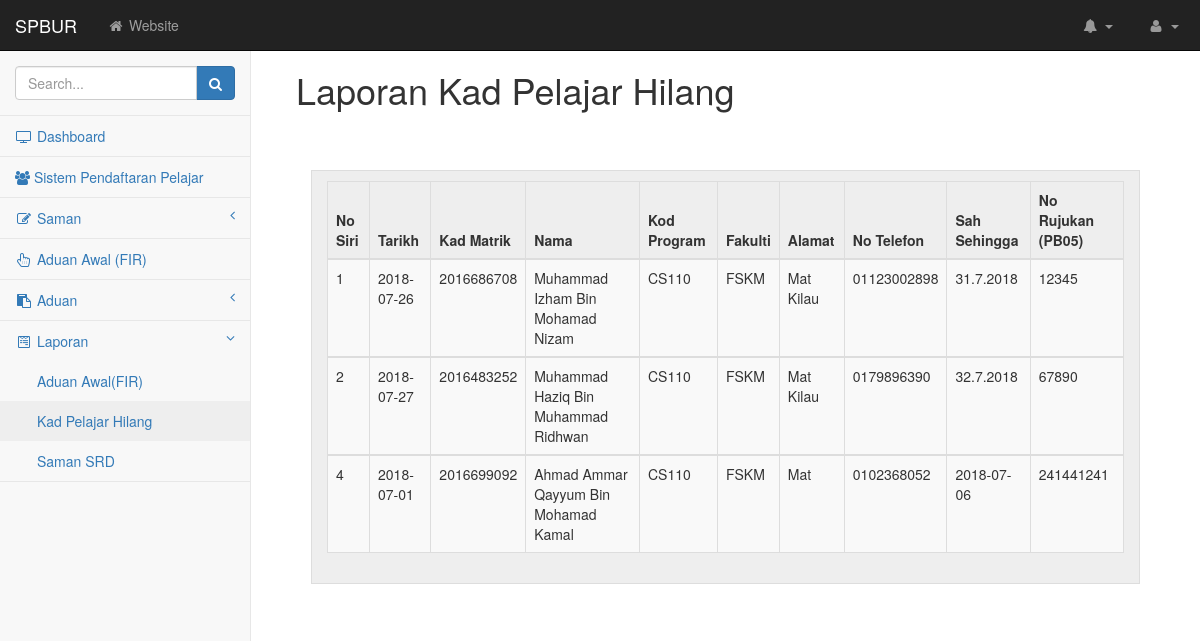
Before: /rkadpelajar.php with the older database file.
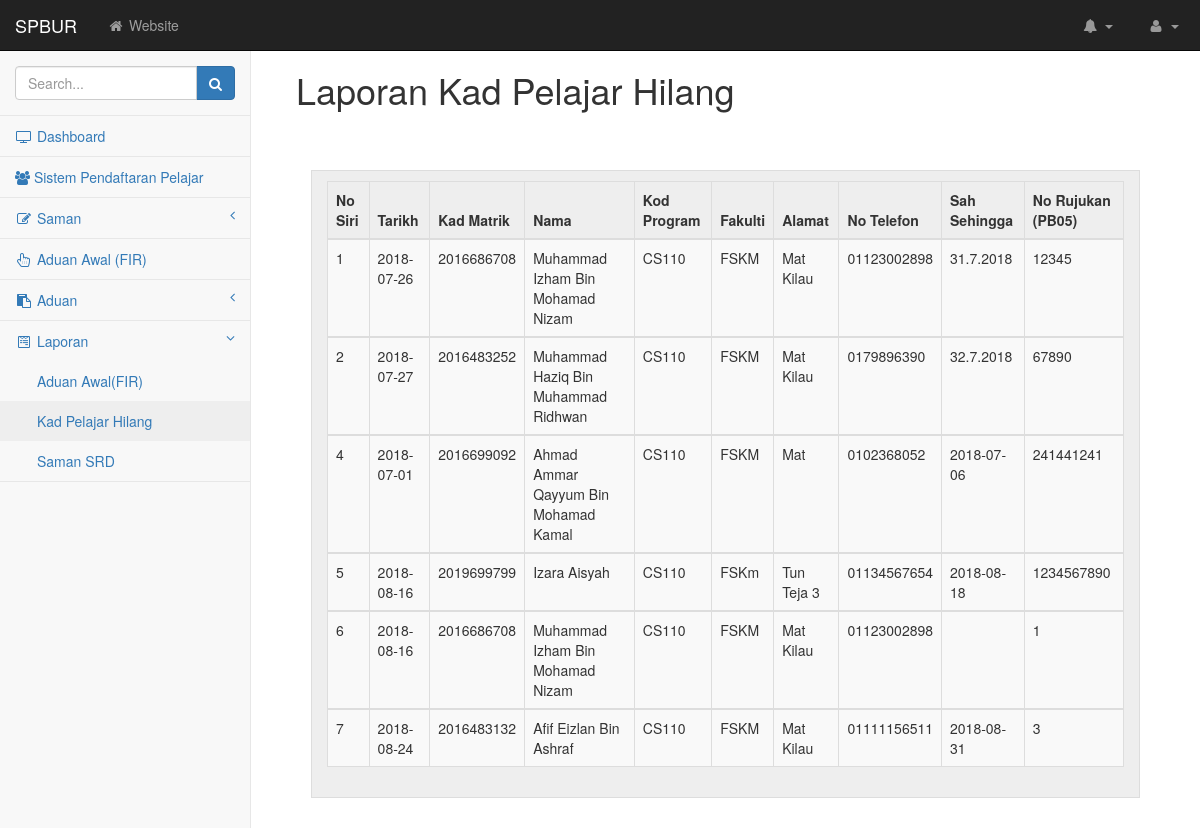
After: the same page with the newer database file.
### tables this page shows
CREATE TABLE `kad` (
  `series_no` int(11) NOT NULL,
  `currentdate` date NOT NULL,
  `matric_no` int(11) NOT NULL,
  `name` varchar(255) NOT NULL,
  `prog_code` varchar(255) NOT NULL,
  `faculty` varchar(255) NOT NULL,
  `address` varchar(255) NOT NULL,
  `phone_no` varchar(255) NOT NULL,
  `validuntil` varchar(255) DEFAULT NULL,
  `refer` varchar(255) DEFAULT NULL
);

### rkadpelajar.php (the view, shortened to what this page needs)
<!DOCTYPE html>
<html lang="en">
    <head>
    <link href="css/bootstrap.min.css" rel="stylesheet">
    <link href="css/metisMenu.min.css" rel="stylesheet">
    <link href="css/timeline.css" rel="stylesheet">
    <link href="css/startmin.css" rel="stylesheet">
    <link href="css/morris.css" rel="stylesheet">
    <link href="css/font-awesome.min.css" rel="stylesheet" type="text/css">
    </head>
    <body>
    <div id="wrapper">
        <?php include("DashboardOnly.php");?>
        <div id="page-wrapper">
            <div class="container-fluid">
                <div class="row">
                    <div class="col-lg-12">
                        <br>
                        <h1>Laporan Kad Pelajar Hilang</h1>
                        <br>
                        <div class="panel-body">
                            <div class="dataTable_wrapper">
                                <div class="dataTables_length" id="dataTables-example_length">
                                    <div class="row show-grid">
                                        <div class="col-md-12">
                                            <table class="table table-striped table-bordered table-hover" id="dataTables-example">
                                            <thead>
                                                <tr>
                                                    <th>No Siri</th>
                                                    <th>Tarikh</th>
                                                    <th>Kad Matrik</th>
                                                    <th>Nama</th>
                                                    <th>Kod Program</th>
                                                    <th>Fakulti</th>
                                                    <th>Alamat</th>
                                                    <th>No Telefon</th>
                                                    <th>Sah Sehingga</th>
                                                    <th>No Rujukan (PB05)</th>
                                                </tr>
                                            </thead>
                                                <?php
                                                    $sql = "SELECT * FROM kad ORDER BY series_no";
                                                    $query = mysqli_query($dbconn, $sql) or die("Error: " . mysqli_error($dbconn));
                                                    $row = mysqli_num_rows($query);
                                                    if($row != 0)
                                                    {
                                                        while($ro = mysqli_fetch_assoc($query))
                                                        {
                                                            echo "<tbody>";
                                                            echo "<tr>";
                                                            echo "<td>".$ro['series_no']."</td>";
                                                            echo "<td>".$ro['currentdate']."</td>";
                                                            echo "<td>".$ro['matric_no']."</td>";
                                                            echo "<td>".$ro['name']."</td>";
                                                            echo "<td>".$ro['prog_code']."</td>";
                                                            echo "<td>".$ro['faculty']."</td>";
                                                            echo "<td>".$ro['address']."</td>";
                                                            echo "<td>".$ro['phone_no']."</td>";
                                                            echo "<td>".$ro['validuntil']."</td>";
                                                            echo "<td>".$ro['refer']."</td>";
                                                            echo "</tr>";
                                                        }
                                                    }
                                                ?>
                                            </table>
                                        </div>
                                    </div>
                                </div>
                            </div>
                        </div>
                    </div>
                </div>
            </div>
        </div>
    </div>
    </body>
</html>

Changed rows visible on the page:
added kad: series_no "5", currentdate "2018-08-16", matric_no "2019699799", name "Izara Aisyah", prog_code "CS110", faculty "FSKm", address "Tun Teja 3", phone_no "01134567654", validuntil "2018-08-18", refer "1234567890"
added kad: series_no "6", currentdate "2018-08-16", matric_no "2016686708", name "Muhammad Izham Bin Mohamad Nizam", prog_code "CS110", faculty "FSKM", address "Mat Kilau", phone_no "01123002898", refer "1"
added kad: series_no "7", currentdate "2018-08-24", matric_no "2016483132", name "Afif Eizlan Bin Ashraf", prog_code "CS110", faculty "FSKM", address "Mat Kilau", phone_no "01111156511", validuntil "2018-08-31", refer "3"
